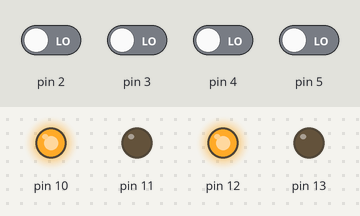
This sketch was run on a simulated Arduino Uno, built with avr-gcc and run on an emulated ATmega328P. Shown: output pins drawn as LEDs (lit = HIGH). The test bench sets the inputs (shaded band); at power-on: pin 2–5 LOW. What the sketch prints to the serial monitor is not drawn.

Above: at 1.2 s.
1.3 s: pin 2 driven HIGH
At 2.5 s:
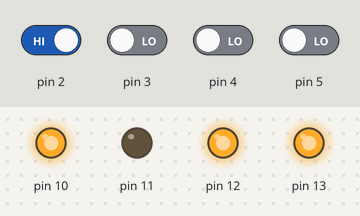
2.8 s: pin 3 driven HIGH
At 4.2 s:
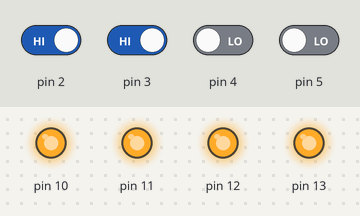
Timing chart, 0 to 5.8 s (numbered marks = the images above; inputs shaded):
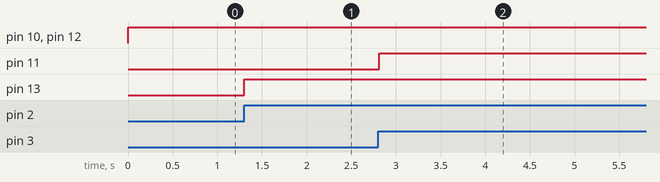

Measured:
- after the input at 1.3 s, pin 13: LOW → HIGH at once
- after the input at 2.8 s, pin 11: LOW → HIGH at once

The sketch:

Register_Programming.ino
```cpp
/*/ Output LED pin numbers
const int O0LED_PIN = 10;
const int O1LED_PIN = 11;
const int O2LED_PIN = 12;
const int O3LED_PIN = 13;

// Switch input pin numbers
const int I0Switch_PIN = 2;
const int I1Switch_PIN = 3;
const int I2Switch_PIN = 4;
const int I3Switch_PIN = 5;

void setup() {
  DDRD &= B11111011; // sets pin 2 to input
  DDRD &= B11110111; // sets pin 3 to input
  DDRD &= B11101111; // sets pin 4 to input
  DDRD &= B11011111; // sets pin 5 to input

  DDRB |= B00000100; // sets pin 10 to output
  DDRB |= B00001000;  // sets pin 11 to output
  DDRB |= B00010000;  // sets pin 12 to output
  DDRB |= B00100000; // sets pin 13 to output
}

void loop() {


} *///////////// Separate


// output LED variable declaration
// O0LED = 10; // variable for O0 LED connected to pin 10
// O1LED = 11; // variable for O1 LED connected to pin 11
// O2LED = 12; // variable for O2 LED connected to pin 12
// O3LED = 13; //variable for O3 LED connected to pin 13

// switch input variable declaration
// I0Switch = 2; // variable for switch O0 connected to pin 2
// I1Switch = 3; // variable for switch O1 connected to pin 3
// I2Switch = 4; // variable for switch O2 connected to pin 4
// I3Switch = 5; // variable for switch O3 connected to pin 5
unsigned long startTime;
unsigned long endTime;

void setup()
{

  // sets Switches as input
  DDRD &= ~(1 << 2); // sets PORTD bit 2 as input
  DDRD &= ~(1 << 3); // sets PORTD bit 3 as input
  DDRD &= ~(1 << 4); // sets PORTD bit 4 as input
  DDRD &= ~(1 << 5); // sets PORTD bit 5 as input
  // sets LEDs as output
  DDRB |= (1 << 2); // sets PORTB bit 2 as output
  DDRB |= (1 << 3); // sets PORTB bit 3 as output
  DDRB |= (1 << 4); // sets PORTB bit 4 as output
  DDRB |= (1 << 5); // sets PORTB bit 5 as output;
  Serial.begin(9600);

}

void loop()
{
  startTime = micros();
  // read the switch states
  bool I0State = (PIND & (1 << 2)) != 0;
  bool I1State = (PIND & (1 << 3)) != 0;
  bool I2State = (PIND & (1 << 4)) != 0;
  bool I3State = (PIND & (1 << 5)) != 0;

  // calculate the LED states
  bool O0State = (!I0State & !I1State & !I2State & !I3State) |
                   (!I0State & I1State & I3State) |
                   (I0State & !I1State & I3State) |
                   (I0State & I1State & !I2State);
  bool O1State = (!I1State & !I2State & I3State) |
                   (I0State & I1State & !I2State) |
                   (!I0State & I2State) |
                   (I1State & !I3State);
  bool O2State = (!I0State & !I1State & !I2State) |
                   (!I1State & I3State) |
                   (I2State & I3State);
  bool O3State = (!I0State & !I1State & I3State) |
                   (I0State & I1State & I2State) |
                   (!I2State & I3State) |
                   (I0State & !I3State);

  // write the LED states
  PORTB |= (O0State << 2); // sets PORTB bit 2 to the value of O0State
  PORTB |= (O1State << 3); // sets PORTB bit 3 to the value of O1State
  PORTB |= (O2State << 4); // sets PORTB bit 4 to the value of O2State
  PORTB |= (O3State << 5); // sets PORTB bit 5 to the value of O3State;
  endTime = micros();
  Serial.print("Execution Time:");
  Serial.print(endTime-startTime);
  Serial.println(" microsec");
}
```
